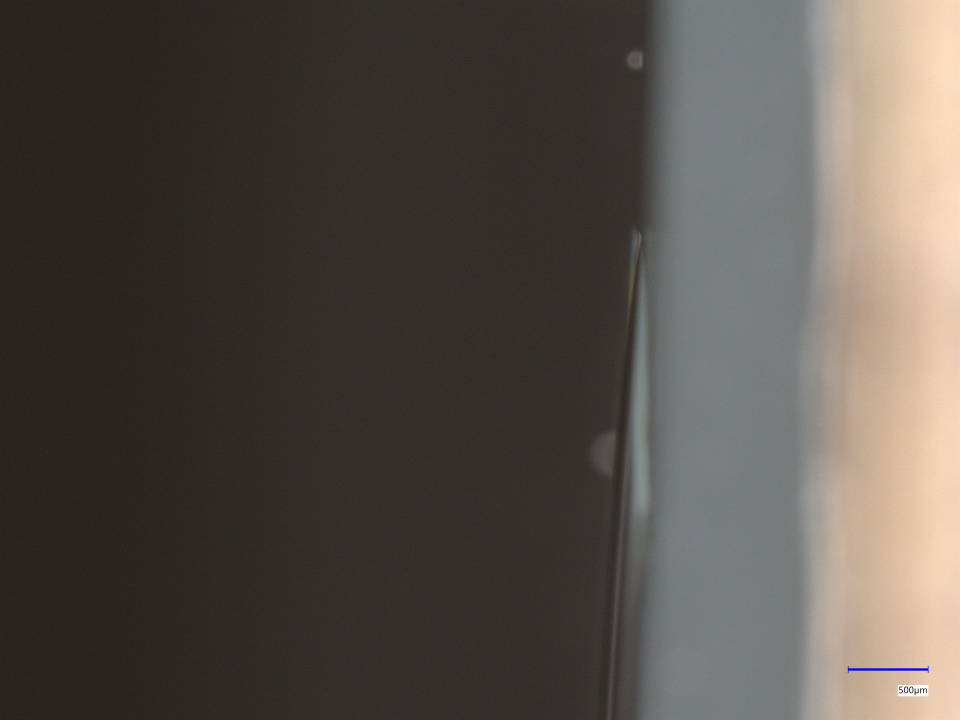
#> input picture Contact angle/Contact angle/Test/20261015_115606.jpg, 2880 x 2160 px, given in place of Test, which was not available (shown at 1/3 size)
$ python contact_angle.py '../Contact angle/Contact angle/Test'   (older library calls are emulated)
#> lines starting #> are read from the running program, lines starting #| are printed output that depends on the picture
"""Classical (non-ML) contact-angle extraction for side-view droplet images.

Pipeline
--------
1. Rotate the raw Keyence image so the substrate is horizontal and the
   droplet sits on top (raw images have the substrate on the right).
2. Detect the substrate baseline: a thin bright ridge running across the
   whole frame. Fit it robustly (RANSAC) and deskew the image so the
   baseline becomes perfectly horizontal.
3. Segment the droplet above the baseline (gradient-seeded convex hull,
   refined with GrabCut) and take the outer profile row by row (left/right)
   and column by column (top).
   Pixels below the baseline are ignored (mirror reflection).
4. Measure the angle:
     * circle fit (spherical-cap assumption, one angle for both sides)
     * local polynomial tangent at each contact point (left / right)
5. Save an overlay and a binary mask (the mask doubles as a pseudo-label
   for training the U-Net later).

All coordinates below are in the rotated + deskewed frame, y pointing down.
"""
from __future__ import annotations

import math
from dataclasses import dataclass, field, asdict
from pathlib import Path

import cv2
import numpy as np
from scipy import ndimage, optimize


# --------------------------------------------------------------------------
# I/O and orientation
# --------------------------------------------------------------------------
def load_upright(path: str | Path) -> np.ndarray:
    """Load a raw image and rotate so the droplet sits on a horizontal substrate."""
    img = cv2.imread(str(path), cv2.IMREAD_COLOR)
    if img is None:
        raise FileNotFoundError(path)
    if img.shape[1] > img.shape[0]:  # raw landscape frames: substrate on the right
        img = cv2.rotate(img, cv2.ROTATE_90_CLOCKWISE)
    return img


# --------------------------------------------------------------------------
# Baseline detection
# --------------------------------------------------------------------------
@dataclass
class Baseline:
    slope: float      # dy/dx in the rotated (not yet deskewed) frame
    intercept: float  # y at x = 0
    support: float    # fraction of column strips agreeing with the line

    def y_at(self, x):
        return self.slope * np.asarray(x) + self.intercept

    @property
    def tilt_deg(self) -> float:
        return math.degrees(math.atan(self.slope))


def detect_baseline(gray: np.ndarray, strip: int = 40, n_peaks: int = 4,
                    max_tilt_deg: float = 5.0, tol: float = 6.0,
                    y_range: tuple[float, float] = (0.25, 0.85)) -> Baseline:
    """Find the substrate line as the top-most horizontal ridge seen across the frame.

    For every vertical strip we keep the strongest bright-ridge rows
    (negative 2nd derivative). Lines are then proposed from pairs of
    candidates in different strips, and a line is accepted if many strips
    agree. Among accepted lines the top-most one is the substrate surface
    (lower lines are the glass bottom / stage edges).
    """
    h, w = gray.shape
    g = cv2.GaussianBlur(gray.astype(np.float32), (0, 0), 2)
    ridge = -cv2.Sobel(g, cv2.CV_32F, 0, 2, ksize=5)
    y0, y1 = int(h * y_range[0]), int(h * y_range[1])

    xs, ys, ws = [], [], []
    for x0 in range(0, w - strip, strip):
        prof = ridge[y0:y1, x0:x0 + strip].mean(1)
        prof = ndimage.maximum_filter1d(prof, 15)
        order = np.argsort(prof)[::-1]
        picked = []
        for i in order:
            if prof[i] <= 0:
                break
            if all(abs(i - p) > 15 for p in picked):
                picked.append(i)
            if len(picked) == n_peaks:
                break
        # refine to the true local max in the unfiltered profile
        raw = ridge[y0:y1, x0:x0 + strip].mean(1)
        for p in picked:
            lo, hi = max(p - 8, 0), min(p + 9, len(raw))
            yy = lo + int(np.argmax(raw[lo:hi]))
            xs.append(x0 + strip / 2)
            ys.append(y0 + yy)
            ws.append(raw[yy])
    xs, ys, ws = map(np.asarray, (xs, ys, ws))
    n_strips = (w - strip) // strip

    max_slope = math.tan(math.radians(max_tilt_deg))
    rng = np.random.default_rng(0)
    lines = []
    for _ in range(4000):
        i, j = rng.choice(len(xs), 2, replace=False)
        if abs(xs[i] - xs[j]) < w * 0.25:
            continue
        m = (ys[j] - ys[i]) / (xs[j] - xs[i])
        if abs(m) > max_slope:
            continue
        b = ys[i] - m * xs[i]
        inl = np.abs(ys - (m * xs + b)) < tol
        support = len(np.unique(xs[inl])) / n_strips
        lines.append((support, m, b, inl))
    if not lines:
        raise RuntimeError("no baseline candidates")
    best_support = max(l[0] for l in lines)
    good = [l for l in lines if l[0] >= 0.8 * best_support]
    # top-most line at the image centre
    support, m, b, inl = min(good, key=lambda l: l[1] * w / 2 + l[2])
    # refine with weighted least squares on inliers
    A = np.vstack([xs[inl], np.ones(inl.sum())]).T
    m, b = np.linalg.lstsq(A * ws[inl, None], ys[inl] * ws[inl], rcond=None)[0]
    return Baseline(float(m), float(b), float(support))


def deskew(img: np.ndarray, base: Baseline) -> tuple[np.ndarray, float]:
    """Rotate so the baseline is horizontal. Returns image and baseline row."""
    h, w = img.shape[:2]
    cx = w / 2
    cy = float(base.y_at(cx))
    M = cv2.getRotationMatrix2D((cx, cy), base.tilt_deg, 1.0)
    out = cv2.warpAffine(img, M, (w, h), flags=cv2.INTER_LINEAR,
                         borderMode=cv2.BORDER_REPLICATE)
    return out, cy


# --------------------------------------------------------------------------
# Droplet segmentation
# --------------------------------------------------------------------------
def gradient_map(img: np.ndarray, sigma: float = 2.0) -> np.ndarray:
    """Edge strength combining luminance and chroma (droplet rim is greenish)."""
    lab = cv2.cvtColor(cv2.GaussianBlur(img, (0, 0), sigma), cv2.COLOR_BGR2LAB).astype(np.float32)
    G = np.zeros(img.shape[:2], np.float32)
    for c, wgt in ((0, 1.0), (1, 2.0), (2, 2.0)):
        gx = cv2.Sobel(lab[:, :, c], cv2.CV_32F, 1, 0, ksize=3)
        gy = cv2.Sobel(lab[:, :, c], cv2.CV_32F, 0, 1, ksize=3)
        G += wgt * (gx * gx + gy * gy)
    return np.sqrt(G)


def segment_droplet(img: np.ndarray, y_base: float, scale: float = 0.5,
                    gc_iters: int = 4) -> np.ndarray:
    """Boolean droplet mask (full resolution) above the baseline.

    1. Work at reduced resolution (less JPEG noise). Strong-gradient pixels
       (threshold from the empty top of the frame) are grouped; the group
       sitting on the baseline is the droplet. Its convex hull is a good
       first guess of the cap.
    2. GrabCut refines the hull using colour models, so non-convex shapes
       (theta > 90 deg undercut) are recovered. Result is clipped to the
       slightly dilated hull so glare/background cannot leak in.
    """
    yb = int(round(y_base))
    crop = img[:yb]
    sm = cv2.resize(crop, None, fx=scale, fy=scale, interpolation=cv2.INTER_AREA)
    h, w = sm.shape[:2]
    G = gradient_map(sm, 1.5)
    bg = G[: max(int(0.1 * h), 10)]
    T = float(np.percentile(bg, 99.5)) * 1.5
    strong = G > T
    strong[-2:] = False
    lab_img, n = ndimage.label(ndimage.binary_dilation(strong, iterations=6))
    if n == 0:
        raise RuntimeError("no droplet edges found")
    ids = set(np.unique(lab_img[h - 15:h])) - {0}
    if not ids:
        raise RuntimeError("nothing touches the baseline")
    sizes = ndimage.sum(strong, lab_img, range(1, n + 1))
    best = max(ids, key=lambda i: sizes[i - 1])
    grp = (lab_img == best) & strong
    ys, xs = np.nonzero(grp)
    bot = ys > h - 15
    pts = np.vstack([np.c_[xs, ys], [[xs[bot].min(), h - 1], [xs[bot].max(), h - 1]]]).astype(np.int32)
    hull = np.zeros((h, w), np.uint8)
    cv2.fillConvexPoly(hull, cv2.convexHull(pts), 1)

    m = np.full((h, w), cv2.GC_PR_BGD, np.uint8)
    m[hull > 0] = cv2.GC_PR_FGD
    m[ndimage.binary_erosion(hull, iterations=15)] = cv2.GC_FGD
    m[: max(int(0.05 * h), 5)] = cv2.GC_BGD
    m[~ndimage.binary_dilation(hull, iterations=60)] = cv2.GC_BGD
    bgm = np.zeros((1, 65), np.float64)
    fgm = np.zeros((1, 65), np.float64)
    try:
        cv2.grabCut(sm, m, None, bgm, fgm, gc_iters, cv2.GC_INIT_WITH_MASK)
        fg = (m == cv2.GC_FGD) | (m == cv2.GC_PR_FGD)
    except cv2.error:
        fg = hull > 0
    fg &= ndimage.binary_dilation(hull, iterations=3)
    fg = ndimage.binary_fill_holes(ndimage.binary_opening(fg, iterations=2))
    lab2, n2 = ndimage.label(fg)
    if n2 == 0:
        fg = hull > 0
    else:
        s2 = ndimage.sum(fg, lab2, range(1, n2 + 1))
        fg = lab2 == (int(np.argmax(s2)) + 1)
    full = cv2.resize(fg.astype(np.uint8) * 255, (img.shape[1], yb),
                      interpolation=cv2.INTER_LINEAR) > 127
    out = np.zeros(img.shape[:2], bool)
    out[:yb] = full
    return out


@dataclass
class Profile:
    y: np.ndarray       # rows (ascending)
    xl: np.ndarray      # left-most droplet edge per row (nan if none)
    xr: np.ndarray      # right-most droplet edge per row
    x: np.ndarray       # columns
    ytop: np.ndarray    # top-most droplet edge per column (nan if none)


def extract_profile(mask: np.ndarray, y_base: float) -> Profile:
    h, w = mask.shape
    yb = int(round(y_base))
    rows = mask[:yb]
    has = rows.any(1)
    y = np.arange(yb, dtype=float)
    xl = np.where(has, rows.argmax(1), np.nan).astype(float)
    xr = np.where(has, w - 1 - rows[:, ::-1].argmax(1), np.nan).astype(float)
    hasc = rows.any(0)
    x = np.arange(w, dtype=float)
    ytop = np.where(hasc, rows.argmax(0), np.nan).astype(float)
    # light de-spiking
    for arr in (xl, xr):
        ok = ~np.isnan(arr)
        if ok.sum() > 7:
            arr[ok] = ndimage.median_filter(arr[ok], 5)
    ok = ~np.isnan(ytop)
    if ok.sum() > 7:
        ytop[ok] = ndimage.median_filter(ytop[ok], 5)
    return Profile(y, xl, xr, x, ytop)


# --------------------------------------------------------------------------
# Angle measurement
# --------------------------------------------------------------------------
def fit_circle(pts: np.ndarray):
    x, y = pts[:, 0], pts[:, 1]
    A = np.c_[2 * x, 2 * y, np.ones_like(x)]
    cx, cy, c = np.linalg.lstsq(A, x ** 2 + y ** 2, rcond=None)[0]
    r = math.sqrt(max(c + cx ** 2 + cy ** 2, 1.0))

    def res(q):
        return np.hypot(x - q[0], y - q[1]) - q[2]
    sol = optimize.least_squares(res, [cx, cy, r], loss="soft_l1", f_scale=2.0)
    return sol.x  # cx, cy, r


def circle_angle(cx, cy, r, y_base) -> float:
    d = y_base - cy  # >0 if centre above baseline
    return math.degrees(math.pi / 2 + math.asin(float(np.clip(d / r, -1, 1))))


def _robust_polyfit(u, v, deg):
    p = np.polyfit(u, v, deg)
    for _ in range(2):
        r = v - np.polyval(p, u)
        s = 1.4826 * np.median(np.abs(r)) + 0.5
        keep = np.abs(r) < 3 * s
        if keep.sum() < deg + 3:
            break
        p = np.polyfit(u[keep], v[keep], deg)
    return p


def tangent_angle(p: Profile, y_base: float, side: str, width: int,
                  band_frac: float = 0.25, min_band: float = 25,
                  margin_frac: float = 0.04, min_margin: float = 6):
    """Contact angle from a local polynomial fit near one contact point.

    Steep side (theta > ~35 deg): fit x = f(y) on the row-wise edge over a
    band above the baseline. Shallow side: fit y = g(x) on the top profile.
    Returns (theta_deg, x_contact, fit_points) or (None, None, None).
    """
    xe = p.xl if side == "left" else p.xr
    ok = ~np.isnan(xe)
    if ok.sum() < 10:
        return None, None, None
    height = y_base - p.y[ok].min()
    band = max(height * band_frac, min_band)
    # skip the few rows right at the contact line: glare / reflection blur
    margin = max(height * margin_frac, min_margin)
    sel = ok & (p.y > y_base - band) & (p.y < y_base - margin)
    sel &= (xe > 3) & (xe < width - 4)
    th = None
    if sel.sum() >= 8:
        u, v = p.y[sel], xe[sel]
        q = _robust_polyfit(u, v, 2 if sel.sum() > 20 else 1)
        xc = float(np.polyval(q, y_base))
        d = float(np.polyval(np.polyder(q), y_base))
        th = math.atan2(1, -d) if side == "left" else math.atan2(1, d)
        pts = np.c_[v, u]
    if th is None or math.degrees(th) < 35:
        # shallow drop: use the top profile next to the contact point
        okc = ~np.isnan(p.ytop)
        if okc.sum() < 10:
            return (None, None, None) if th is None else (math.degrees(th), xc, pts)
        xs_all = p.x[okc]
        xedge = xs_all.min() if side == "left" else xs_all.max()
        if xedge <= 3 or xedge >= width - 4:
            return None, None, None
        span = xs_all.max() - xs_all.min()
        bx = max(span * band_frac, 2 * min_band)
        if side == "left":
            s2 = okc & (p.x >= xedge) & (p.x < xedge + bx)
        else:
            s2 = okc & (p.x <= xedge) & (p.x > xedge - bx)
        s2 &= p.ytop < y_base - margin / 2
        if s2.sum() < 8:
            return None, None, None
        u, v = p.x[s2], p.ytop[s2]
        q = _robust_polyfit(u, v, 2 if s2.sum() > 20 else 1)
        roots = np.roots(np.polysub(q, [y_base]))
        roots = roots[np.isreal(roots)].real
        xc = float(roots[np.argmin(np.abs(roots - xedge))]) if len(roots) else float(xedge)
        dydx = float(np.polyval(np.polyder(q), xc))
        th = math.atan(-dydx) if side == "left" else math.atan(dydx)
        if th < 0:
            th += math.pi
        pts = np.c_[u, v]
    return math.degrees(th), xc, pts


@dataclass
class Result:
    file: str
    baseline_tilt_deg: float
    baseline_support: float
    y_base: float
    height_px: float
    base_width_px: float | None
    theta_circle: float | None
    theta_left: float | None
    theta_right: float | None
    left_in_frame: bool
    right_in_frame: bool
    notes: list[str] = field(default_factory=list)

    def row(self):
        d = asdict(self)
        d["notes"] = "; ".join(self.notes)
        return d


def measure(path: str | Path, out_dir: str | Path | None = None,
            mask_dir: str | Path | None = None) -> Result:
#> called with path = '../Contact angle/Contact angle/Test', out_dir = 'outputs/overlays', mask_dir = 'data/masks_auto'
    path = Path(path)
    img = load_upright(path)
#> in load_upright, img is the input picture: shape (2160, 2880, 3); mean B, G, R 73, 79.7, 85.4
    gray = cv2.cvtColor(img, cv2.COLOR_BGR2GRAY)
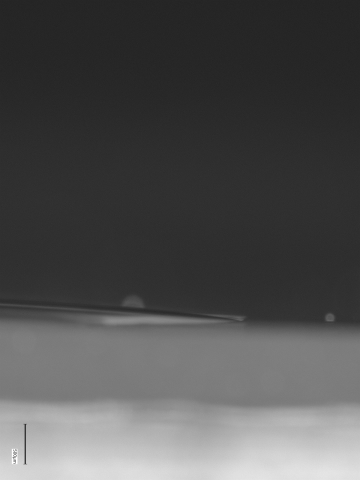
#> gray: shape (2880, 2160) (shown at 1/6 size); min 0, max 255, mean 80.6
    base = detect_baseline(gray)
#> after the loop in detect_baseline, `for x0 in range(0, w - strip, strip):`: ws = 212 values, max 63.57 at index 196, min 6.27 at index 183, mean 17.47; xs = 212 values from 20 to 2100; ys = 212 values, max 2377 at index 168, min 763 at index 180, mean 1762.4
#> the loop in detect_baseline, `for _ in range(4000):` made 4000 passes
#> (i, j) on passes 1 to 3: (179, 135), (65, 56), (3, 15)
#> after the loop in detect_baseline, `for _ in range(4000):`: lines = 648 items
#> in detect_baseline, `best_support = max(l[0] for l in lines)`: best_support = 0.623
#> in detect_baseline, `good = [l for l in lines if l[0] >= 0.8 * best_support]`: good = 81 items
#> in detect_baseline, `support, m, b, inl = min(good, key=lambda l: l[1] * w / 2 + l[2])`: support = 0.509; m = 0.0609; b = 1788.9
#> in detect_baseline, `A = np.vstack([xs[inl], np.ones(inl.sum())]).T`: A = 28 pairs, first value 20 to 1940, second value 1 to 1
#> in detect_baseline, `m, b = np.linalg.lstsq(A * ws[inl, None], ys[inl] * ws[inl], rcond=Non..`: m = 0.0624; b = 1788.2
    img_d, yb = deskew(img, base)
#> in deskew, `out = cv2.warpAffine(img, M, (w, h), flags=cv2.INTER_LINEAR, borderMod..`:
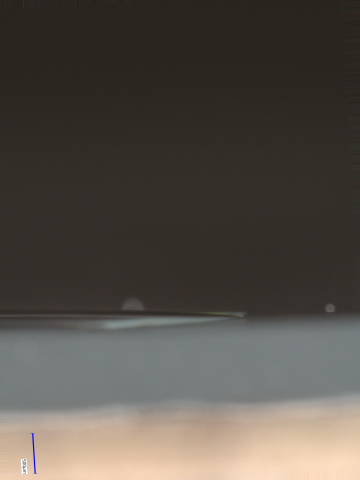
#> out: shape (2880, 2160, 3) (shown at 1/6 size); mean B, G, R 73, 79.8, 85.4
#> yb = 1855.6
    mask = segment_droplet(img_d, yb)
#> in segment_droplet, `yb = int(round(y_base))`: yb = 1856
#> in segment_droplet, `crop = img[:yb]`:
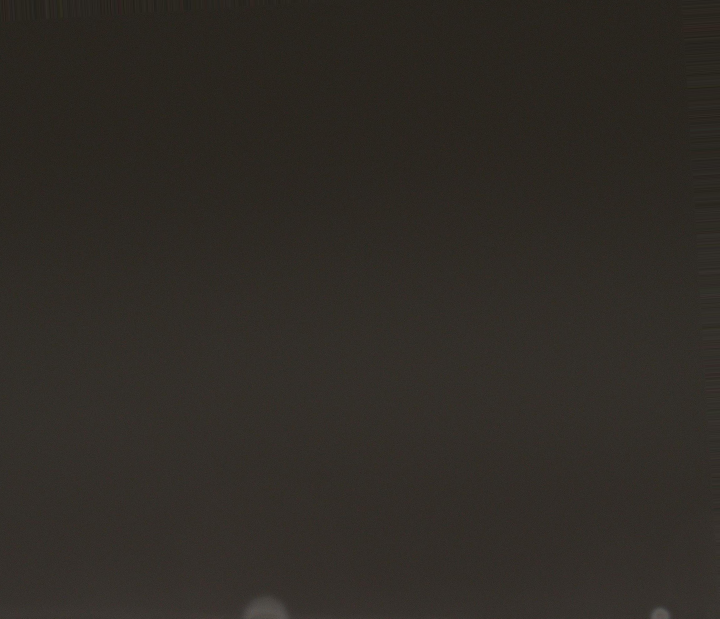
#> crop: shape (1856, 2160, 3) (shown at 1/3 size); mean B, G, R 38.1, 43.4, 47.6
#> in gradient_map, `lab = cv2.cvtColor(cv2.GaussianBlur(img, (0, 0), sigma), cv2.COLOR_BGR..`:
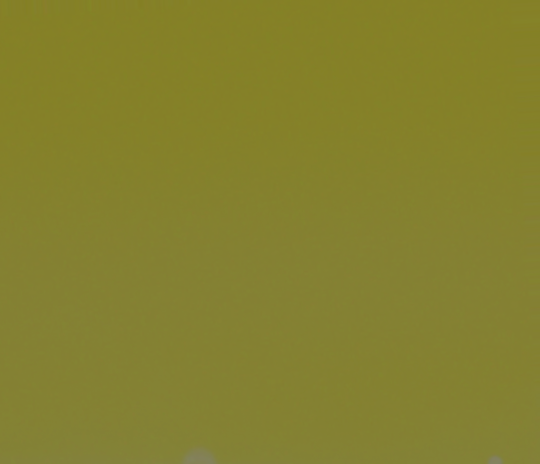
#> lab: shape (928, 1080, 3) float32 (shown at 1/2 size); mean B, G, R 46.2, 128.1, 130.9
#> the loop in gradient_map, `for c, wgt in ((0, 1.0), (1, 2.0), (2, 2.0)):` made 3 passes
#> pass 1, in gradient_map, `gx = cv2.Sobel(lab[:, :, c], cv2.CV_32F, 1, 0, ksize=3)`:
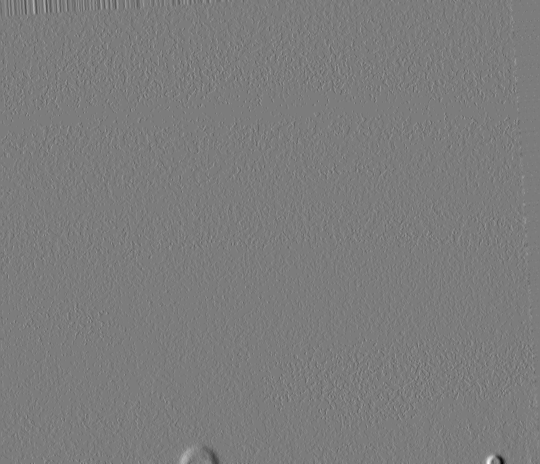
#> gx: shape (928, 1080) float32 (shown at 1/2 size); min -42, max 44, mean 0; drawn with min black and max white
#> pass 1, in gradient_map, `gy = cv2.Sobel(lab[:, :, c], cv2.CV_32F, 0, 1, ksize=3)`:
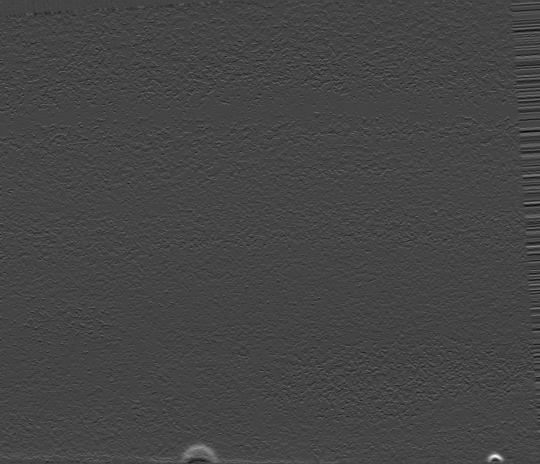
#> gy: shape (928, 1080) float32 (shown at 1/2 size); min -17, max 46, mean 0.2; drawn with min black and max white
#> pass 1, in gradient_map, `G += wgt * (gx * gx + gy * gy)`:
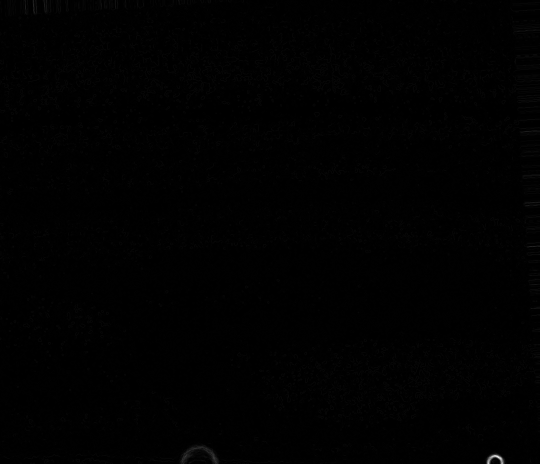
#> G: shape (928, 1080) float32 (shown at 1/2 size); min 0, max 2474, mean 10.3; drawn with min black and max white
#> (the rest of the program and of its run is left out)
